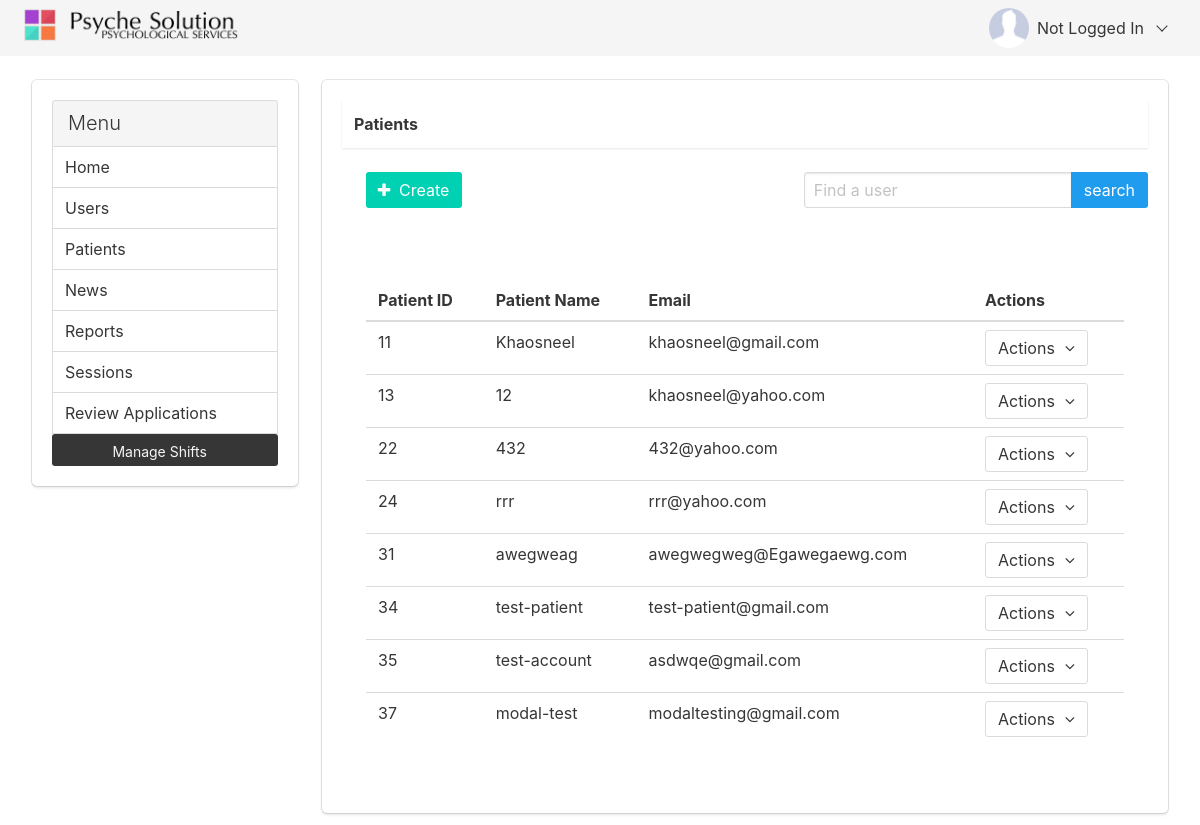
The page /Backend/html/patients/index.php on the database its author committed.
### tables this page shows
CREATE TABLE `tbl_users` (
  `user_id` int(11) NOT NULL,
  `user_name` varchar(25) NOT NULL,
  `surname` varchar(20) DEFAULT NULL,
  `firstname` varchar(30) DEFAULT NULL,
  `user_email` varchar(60) NOT NULL,
  `user_password` text NOT NULL,
  `user_type` enum('psy','pat','int','rev','admin') NOT NULL,
  `joining_date` datetime NOT NULL,
  `picture` text NOT NULL,
  `contact_no` varchar(15) NOT NULL,
  `additional_info` text
);

### Backend/html/patients/_patient.php (the view, shortened to what this page needs)
<?php
	require('../../../Database/config.php');
	$getuser = "SELECT user_id, user_name, user_email FROM tbl_users WHERE user_type='pat'";
	$result = $db->query($getuser);
	if ($result->num_rows > 0) {
		while($row = $result->fetch_assoc()) {
			echo '<tr>
					<td> '. $row['user_id'] .' </td>
					<td> '. $row['user_name'] .' </td>
					<td> '. $row['user_email'] .' </td>
					<td>
						<div class="dropdown is-hoverable">
							<div class="dropdown-trigger">
								<button class="button">
									<span>Actions</span>
									<span class="icon">
										<i class="fa fa-angle-down"></i>
									</span>
								</button>
							</div>
							<div class="dropdown-menu">
								<div class="dropdown-content">
									<a class="dropdown-item" href="show.php?id='. $row['user_id'] .'">View</a>
									<a class="dropdown-item" href="update.php?update_id='. $row['user_id'] .'">Edit</a>
									<a class="dropdown-item" href="delete.php?delete_id='. $row['user_id'] .'" onclick="return confirm('."'Are you sure?'".');">Delete</a>
								</div>
							</div>
						</div>
					</td>
				</tr>';
	}
	} else {
		echo "0 results";
	}
?>

### rows shown on the page
tbl_users: user_id "11", user_name "Khaosneel", user_email "khaosneel@gmail.com"
tbl_users: user_id "13", user_name "12", user_email "khaosneel@yahoo.com"
tbl_users: user_id "22", user_name "432", user_email "432@yahoo.com"
tbl_users: user_id "24", user_name "rrr", user_email "rrr@yahoo.com"
tbl_users: user_id "31", user_name "awegweag", user_email "awegwegweg@Egawegaewg.com"
tbl_users: user_id "34", user_name "test-patient", user_email "test-patient@gmail.com"
tbl_users: user_id "35", user_name "test-account", user_email "asdwqe@gmail.com"
tbl_users: user_id "37", user_name "modal-test", user_email "modaltesting@gmail.com"
